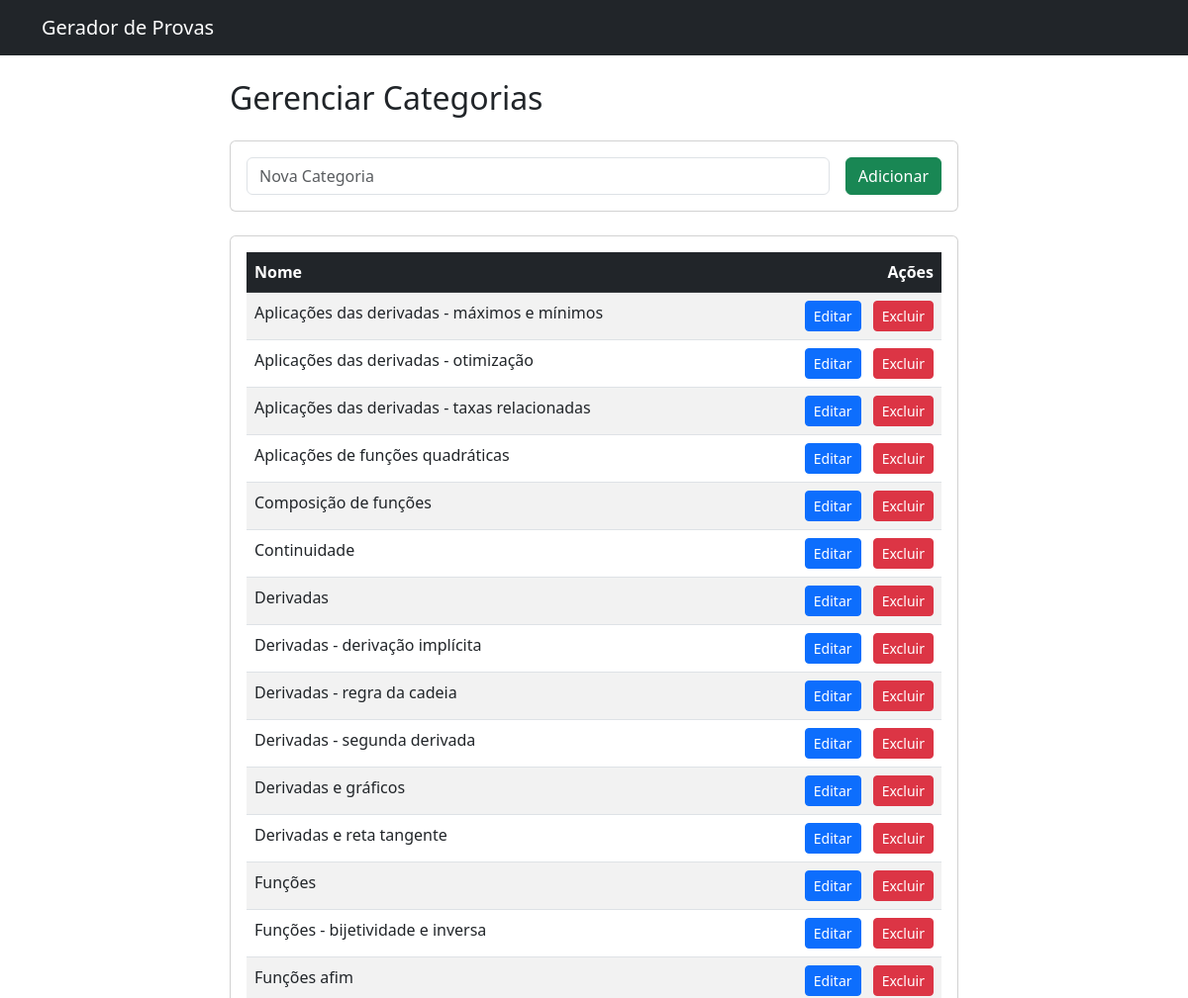
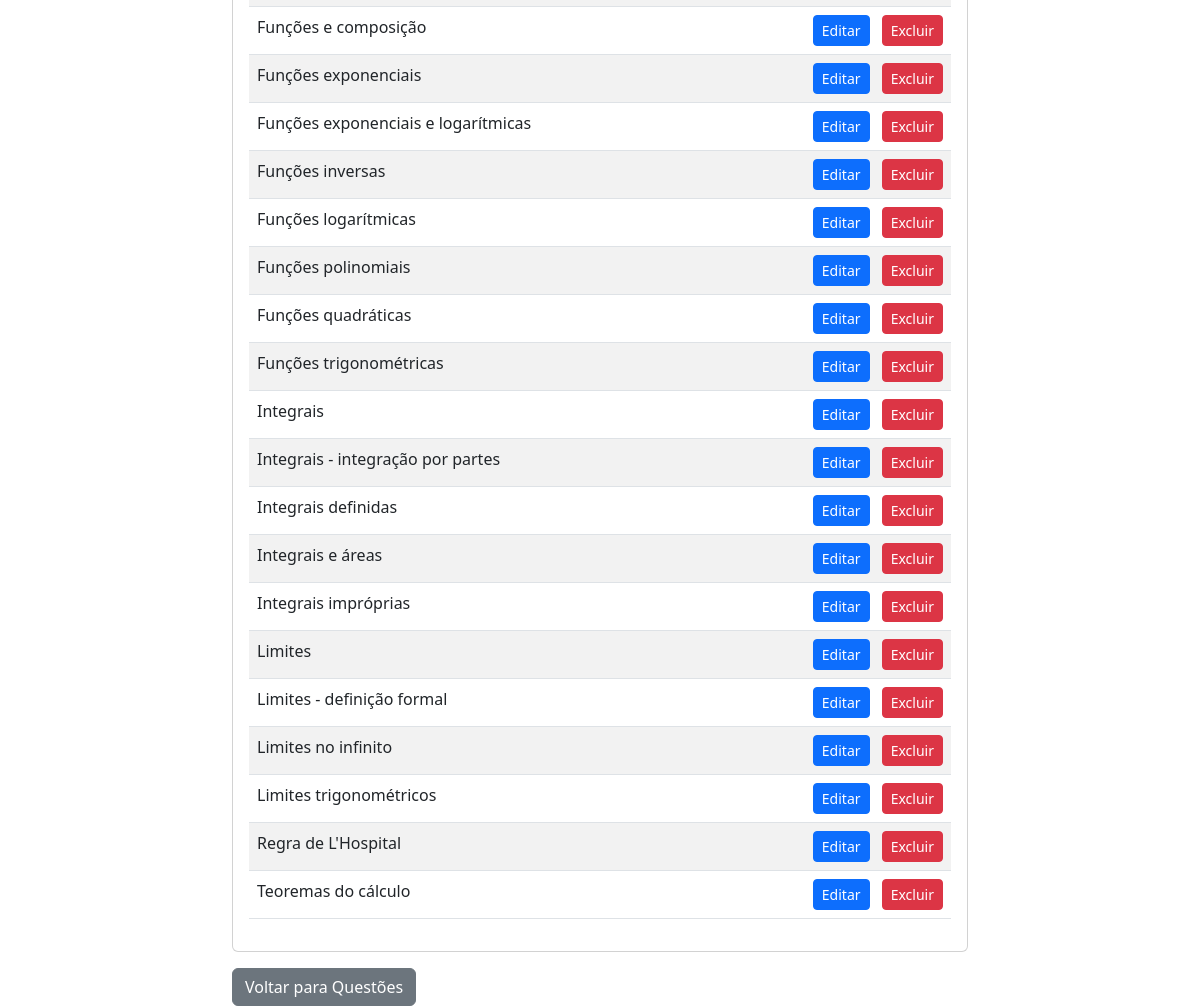
Page /categories/ on the committed database (2 pictures, top to bottom).
### models.py (models this page shows, shortened)
class Category(db.Model):
    id = db.Column(db.Integer, primary_key=True)
    name = db.Column(db.String(100), nullable=False)
    description = db.Column(db.String(200))

### routes/categories.py (the view)
@bp.route('/')
def list_categories():
    categories = Category.query.order_by(Category.name).all()
    return render_template('categories/list.html', categories=categories)

### templates/categories/list.html
{% extends 'base.html' %}
{% block content %}
<div class="row">
    <div class="col-md-8 offset-md-2">
        <h2 class="mb-4">Gerenciar Categorias</h2>
        <div class="card mb-4">
            <div class="card-body">
                <form action="{{ url_for('categories.create_category') }}" method="POST"
                    class="row g-3 align-items-center">
                    <div class="col-auto flex-grow-1">
                        <input type="text" class="form-control" name="name" placeholder="Nova Categoria" required>
                    </div>
                    <div class="col-auto">
                        <button type="submit" class="btn btn-success">Adicionar</button>
                    </div>
                </form>
            </div>
        </div>
        <div class="card">
            <div class="card-body">
                <table class="table table-striped table-hover">
                    <thead class="table-dark">
                        <tr>
                            <th>Nome</th>
                            <th class="text-end">Ações</th>
                        </tr>
                    </thead>
                    <tbody>
                        {% for category in categories %}
                        <tr>
                            <td>{{ category.name }}</td>
                            <td class="text-end">
                                <a href="{{ url_for('categories.edit_category', id=category.id) }}"
                                    class="btn btn-sm btn-primary me-2">Editar</a>
                                <form action="{{ url_for('categories.delete_category', id=category.id) }}" method="POST"
                                    class="d-inline"
                                    onsubmit="return confirm('Tem certeza que deseja excluir esta categoria?');">
                                    <button type="submit" class="btn btn-sm btn-danger">Excluir</button>
                                </form>
                            </td>
                        </tr>
                        {% else %}
                        <tr>
                            <td colspan="2" class="text-center">Nenhuma categoria cadastrada.</td>
                        </tr>
                        {% endfor %}
                    </tbody>
                </table>
            </div>
        </div>
        <div class="mt-3">
            <a href="{{ url_for('questions.list_questions') }}" class="btn btn-secondary">Voltar para Questões</a>
        </div>
    </div>
</div>
{% endblock %}

### rows in the picture
Category: name "Aplicações das derivadas - máximos e mínimos"
Category: name "Aplicações das derivadas - otimização"
Category: name "Aplicações das derivadas - taxas relacionadas"
Category: name "Aplicações de funções quadráticas"
Category: name "Composição de funções"
Category: name "Continuidade"
Category: name "Derivadas"
Category: name "Derivadas - derivação implícita"
Category: name "Derivadas - regra da cadeia"
Category: name "Derivadas - segunda derivada"
Category: name "Derivadas e gráficos"
Category: name "Derivadas e reta tangente"
Category: name "Funções"
Category: name "Funções - bijetividade e inversa"
Category: name "Funções afim"
Category: name "Funções e composição"
Category: name "Funções exponenciais"
Category: name "Funções exponenciais e logarítmicas"
Category: name "Funções inversas"
Category: name "Funções logarítmicas"
Category: name "Funções polinomiais"
Category: name "Funções quadráticas"
Category: name "Funções trigonométricas"
Category: name "Integrais"
Category: name "Integrais - integração por partes"
Category: name "Integrais definidas"
Category: name "Integrais e áreas"
Category: name "Integrais impróprias"
Category: name "Limites"
Category: name "Limites - definição formal"
Category: name "Limites no infinito"
Category: name "Limites trigonométricos"
Category: name "Regra de L'Hospital"
Category: name "Teoremas do cálculo"
